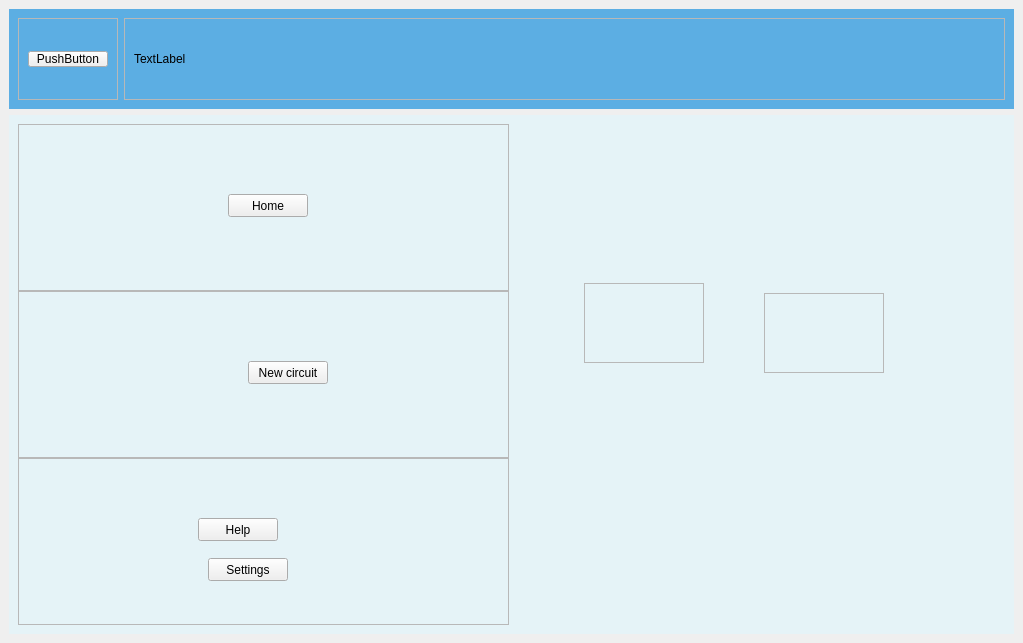
<?xml version="1.0" encoding="UTF-8"?>
<ui version="4.0">
 <class>MainWindow</class>
 <widget class="QMainWindow" name="MainWindow">
  <property name="geometry">
   <rect>
    <x>0</x>
    <y>0</y>
    <width>1023</width>
    <height>643</height>
   </rect>
  </property>
  <property name="windowTitle">
   <string>MainWindow</string>
  </property>
  <property name="styleSheet">
   <string notr="true">#mainBody {
	background-color: #e5f3f7;
}

* {
	padding: 0px;
	margin: 0px;
}

#header {
 background-color : #5CAEE3;
}</string>
  </property>
  <widget class="QWidget" name="centralwidget">
   <layout class="QVBoxLayout" name="verticalLayout">
    <item>
     <widget class="QWidget" name="header" native="true">
      <property name="maximumSize">
       <size>
        <width>16777215</width>
        <height>100</height>
       </size>
      </property>
      <layout class="QHBoxLayout" name="horizontalLayout">
       <item>
        <widget class="QFrame" name="frame">
         <property name="maximumSize">
          <size>
           <width>100</width>
           <height>500</height>
          </size>
         </property>
         <property name="frameShape">
          <enum>QFrame::StyledPanel</enum>
         </property>
         <property name="frameShadow">
          <enum>QFrame::Raised</enum>
         </property>
         <layout class="QGridLayout" name="gridLayout">
          <item row="0" column="0">
           <widget class="QPushButton" name="pushButton">
            <property name="text">
             <string>PushButton</string>
            </property>
           </widget>
          </item>
         </layout>
        </widget>
       </item>
       <item>
        <widget class="QFrame" name="frame_2">
         <property name="frameShape">
          <enum>QFrame::StyledPanel</enum>
         </property>
         <property name="frameShadow">
          <enum>QFrame::Raised</enum>
         </property>
         <layout class="QGridLayout" name="gridLayout_2">
          <item row="0" column="0">
           <widget class="QLabel" name="label">
            <property name="text">
             <string>TextLabel</string>
            </property>
           </widget>
          </item>
         </layout>
        </widget>
       </item>
      </layout>
     </widget>
    </item>
    <item>
     <widget class="QWidget" name="mainBody" native="true">
      <property name="maximumSize">
       <size>
        <width>16777215</width>
        <height>16777215</height>
       </size>
      </property>
      <layout class="QGridLayout" name="gridLayout_4">
       <item row="0" column="0">
        <widget class="QWidget" name="leftMenuContainer" native="true">
         <property name="maximumSize">
          <size>
           <width>491</width>
           <height>16777215</height>
          </size>
         </property>
         <layout class="QGridLayout" name="gridLayout_3">
          <property name="leftMargin">
           <number>0</number>
          </property>
          <property name="topMargin">
           <number>0</number>
          </property>
          <property name="rightMargin">
           <number>0</number>
          </property>
          <property name="bottomMargin">
           <number>0</number>
          </property>
          <property name="spacing">
           <number>0</number>
          </property>
          <item row="2" column="0">
           <widget class="QFrame" name="frame_5">
            <property name="frameShape">
             <enum>QFrame::StyledPanel</enum>
            </property>
            <property name="frameShadow">
             <enum>QFrame::Raised</enum>
            </property>
            <widget class="QPushButton" name="pushButton_4">
             <property name="geometry">
              <rect>
               <x>180</x>
               <y>60</y>
               <width>80</width>
               <height>23</height>
              </rect>
             </property>
             <property name="text">
              <string>Help</string>
             </property>
            </widget>
            <widget class="QPushButton" name="pushButton_5">
             <property name="geometry">
              <rect>
               <x>190</x>
               <y>100</y>
               <width>80</width>
               <height>23</height>
              </rect>
             </property>
             <property name="text">
              <string>Settings</string>
             </property>
            </widget>
           </widget>
          </item>
          <item row="1" column="0">
           <widget class="QFrame" name="frame_4">
            <property name="frameShape">
             <enum>QFrame::StyledPanel</enum>
            </property>
            <property name="frameShadow">
             <enum>QFrame::Raised</enum>
            </property>
            <widget class="QPushButton" name="pushButton_3">
             <property name="geometry">
              <rect>
               <x>230</x>
               <y>70</y>
               <width>80</width>
               <height>23</height>
              </rect>
             </property>
             <property name="text">
              <string>New circuit</string>
             </property>
            </widget>
           </widget>
          </item>
          <item row="0" column="0">
           <widget class="QFrame" name="frame_3">
            <property name="frameShape">
             <enum>QFrame::StyledPanel</enum>
            </property>
            <property name="frameShadow">
             <enum>QFrame::Raised</enum>
            </property>
            <widget class="QPushButton" name="pushButton_2">
             <property name="geometry">
              <rect>
               <x>210</x>
               <y>70</y>
               <width>80</width>
               <height>23</height>
              </rect>
             </property>
             <property name="text">
              <string>Home</string>
             </property>
            </widget>
           </widget>
          </item>
         </layout>
        </widget>
       </item>
       <item row="0" column="1">
        <widget class="QWidget" name="centerMenuContainer" native="true">
         <widget class="QStackedWidget" name="stackedWidget">
          <property name="geometry">
           <rect>
            <x>9</x>
            <y>9</y>
            <width>501</width>
            <height>471</height>
           </rect>
          </property>
          <widget class="QWidget" name="page">
           <widget class="QFrame" name="frame_6">
            <property name="geometry">
             <rect>
              <x>60</x>
              <y>150</y>
              <width>120</width>
              <height>80</height>
             </rect>
            </property>
            <property name="frameShape">
             <enum>QFrame::StyledPanel</enum>
            </property>
            <property name="frameShadow">
             <enum>QFrame::Raised</enum>
            </property>
           </widget>
           <widget class="QFrame" name="frame_7">
            <property name="geometry">
             <rect>
              <x>240</x>
              <y>160</y>
              <width>120</width>
              <height>80</height>
             </rect>
            </property>
            <property name="frameShape">
             <enum>QFrame::StyledPanel</enum>
            </property>
            <property name="frameShadow">
             <enum>QFrame::Raised</enum>
            </property>
           </widget>
          </widget>
          <widget class="QWidget" name="page_2"/>
         </widget>
        </widget>
       </item>
      </layout>
     </widget>
    </item>
   </layout>
  </widget>
 </widget>
 <resources>
  <include location="QSS/QSS_Resources.qrc"/>
 </resources>
 <connections/>
</ui>
